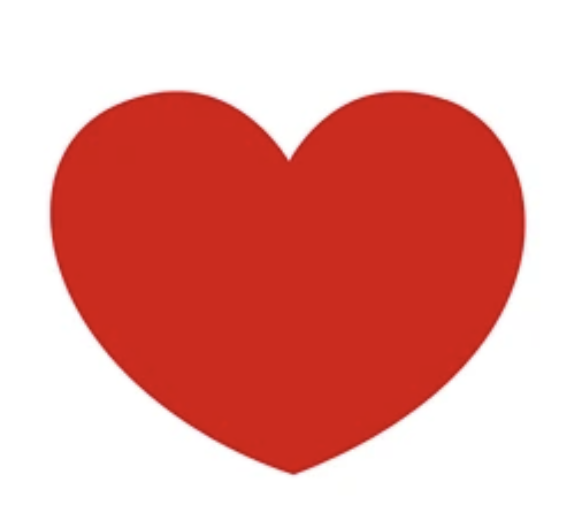
#> input picture heart.png, 576 x 532 px
$ python linalg-code.py
#> lines starting #> are read from the running program, lines starting #| are printed output that depends on the picture; after the words box and inside, x2 and y2 are one past the last pixel; in counts of white or black regions, pixels touching at a corner belong together
import numpy as np
from PIL import Image

def load_and_binarize_image(image_path):
    img = Image.open(image_path).convert("L")
    gray = np.array(img)
    mask = gray < 250
    return gray, mask

def extract_boundary(mask):
    h, w = mask.shape
    boundary = np.zeros_like(mask, dtype=bool)

    for y in range(1, h - 1):
        for x in range(1, w - 1):
            if not mask[y, x]:
                continue

            if (
                not mask[y - 1, x]
                or not mask[y + 1, x]
                or not mask[y, x - 1]
                or not mask[y, x + 1]
            ):
                boundary[y, x] = True

    ys, xs = np.where(boundary)
    y_cartesian = h - 1 - ys
    return np.column_stack((xs.astype(float), y_cartesian.astype(float)))

def fit_circle_least_squares(points: np.ndarray):
    x = points[:, 0]
    y = points[:, 1]

    # M matrix: [x, y, 1]
    M = np.column_stack((x, y, np.ones_like(x)))
    # b vector: -(x^2 + y^2)
    b = -(x**2 + y**2)

    # Calculate coefficients using (M^T * M)^-1 * M^T * b
    M_T = M.T
    M_T_M_inv = np.linalg.inv(M_T @ M)
    coeffs = M_T_M_inv @ M_T @ b

    A, B, C = coeffs

    h = -A / 2
    k = -B / 2
    r = np.sqrt(h**2 + k**2 - C)

    distances = np.sqrt((x - h)**2 + (y - k)**2)
    residuals = distances - r

    sse = np.sum(residuals**2)
    mse = np.mean(residuals**2)
    rmse = np.sqrt(mse)

    return {
        "A": A,
        "B": B,
        "C": C,
        "center": (h, k),
        "radius": r,
        "residuals": residuals,
        "sse": sse,
        "mse": mse,
        "rmse": rmse,
        "relative_rmse": rmse / r
    }

def analyze_image(image_path: str):
    gray, mask = load_and_binarize_image(image_path)
#> in load_and_binarize_image, `img = Image.open(image_path).convert("L")`:
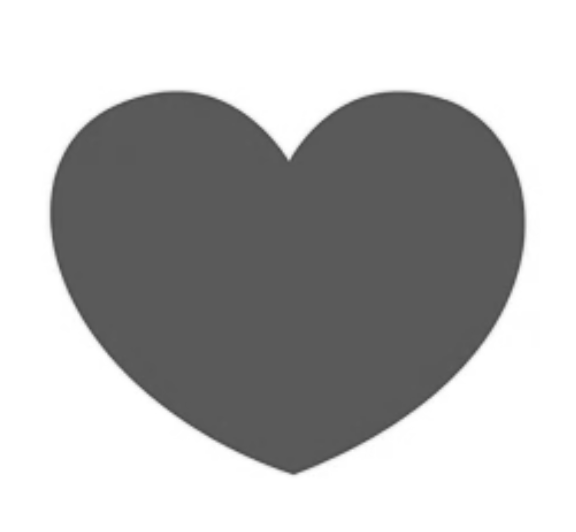
#> img: PIL image 576x532 L; min 72, max 255, mean 181.8
#> in load_and_binarize_image, `mask = gray < 250`:
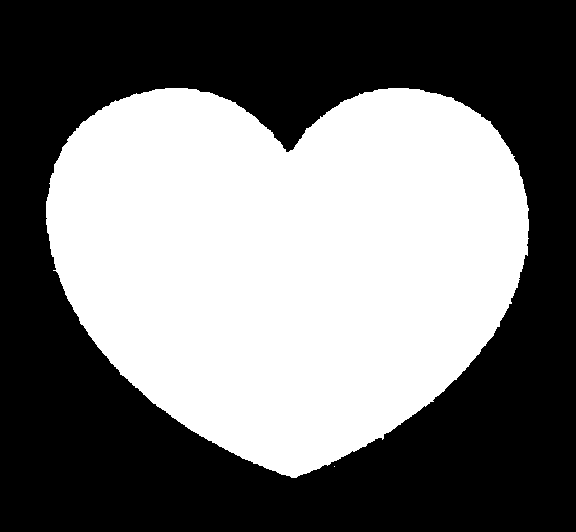
#> mask: shape (532, 576) bool; 45.7% white; 2 white regions (1 under 20 px), largest, box (x1, y1, x2, y2) and area: (46, 88, 529, 478) 140078
    points = extract_boundary(mask)
#> after the loop in extract_boundary, `for y in range(1, h - 1):`:
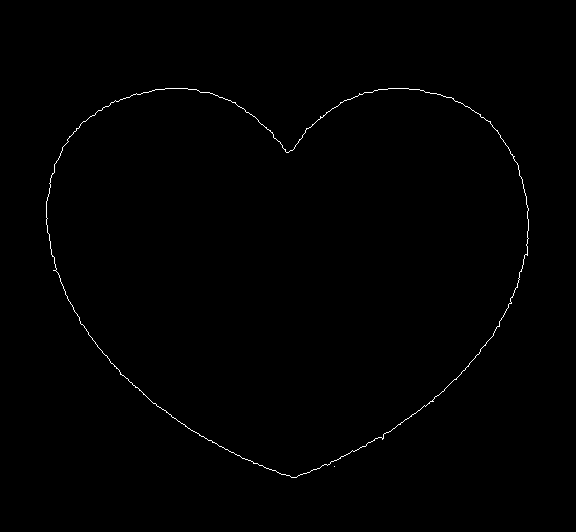
#> boundary: shape (532, 576) bool; 0.44% white in thin lines or dots, all inside (x1, y1, x2, y2) = (46, 88, 529, 478)
#> points = 1349 pairs, first value 46 to 528, second value 54 to 443
    fit = fit_circle_least_squares(points)
#> in fit_circle_least_squares, `x = points[:, 0]`: x = 1349 values, max 528 at index 625, min 46 at index 610, mean 289.2
#> in fit_circle_least_squares, `y = points[:, 1]`: y = 1349 values, max 443 at index 0, min 54 at index 1343, mean 278.8
#> in fit_circle_least_squares, `M = np.column_stack((x, y, np.ones_like(x)))`: M = 1349 rows, first 8: [165, 443, 1], [166, 443, 1], [167, 443, 1], [168, 443, 1], [169, 443, 1], [170, 443, 1], [171, 443, 1], [172, 443, 1]
#> in fit_circle_least_squares, `b = -(x**2 + y**2)`: b = 1349 values, max -38961 at index 1011, min -408200 at index 365, mean -206490
#> in fit_circle_least_squares, `M_T_M_inv = np.linalg.inv(M_T @ M)`: M_T_M_inv = [[2.79e-08, 5.56e-10, -8.21e-06], [5.56e-10, 4.01e-08, -1.13e-05], [-8.21e-06, -1.13e-05, 0.00628]]
#> in fit_circle_least_squares, `coeffs = M_T_M_inv @ M_T @ b`: coeffs = [-575.8, -546.5, 112402.9]
#> in fit_circle_least_squares, `A, B, C = coeffs`: A = -575.8; B = -546.5; C = 112402.9
#> in fit_circle_least_squares, `h = -A / 2`: h = 287.9
#> in fit_circle_least_squares, `k = -B / 2`: k = 273.2
#> in fit_circle_least_squares, `r = np.sqrt(h**2 + k**2 - C)`: r = 212.5
#> in fit_circle_least_squares, `distances = np.sqrt((x - h)**2 + (y - k)**2)`: distances = 1349 values, max 252 at index 535, min 105.8 at index 509, mean 210
#> in fit_circle_least_squares, `residuals = distances - r`: residuals = 1349 values, max 39.52 at index 535, min -106.7 at index 509, mean -2.46
#> in fit_circle_least_squares, `sse = np.sum(residuals**2)`: sse = 1411865.4
#> in fit_circle_least_squares, `mse = np.mean(residuals**2)`: mse = 1046.6
#> in fit_circle_least_squares, `rmse = np.sqrt(mse)`: rmse = 32.35
#> fit = 10 items

    A = fit["A"]
#> A = -575.8
    B = fit["B"]
#> B = -546.5
    C = fit["C"]
#> C = 112402.9
    h, k = fit["center"]
#> h = 287.9; k = 273.2
    r = fit["radius"]
#> r = 212.5

    # rad(MSE) is the Root Mean Squared Error (RMSE)
    relative_error = fit["rmse"] / r
#> relative_error = 0.152

    print(f"A: {A:.4f}")
#| A: -575.8415
    print(f"B: {B:.4f}")
#| B: -546.4729
    print(f"C: {C:.4f}")
#| C: 112402.8797
    print(f"Center (h,k): ({h:.4f}, {k:.4f})")
#| Center (h,k): (287.9208, 273.2365)
    print(f"Radius: {r:.4f}")
#| Radius: 212.4939

    # Standard circle equation: (x - h)^2 + (y - k)^2 = r^2
    print(f"Equation: (x - {h:.4f})^2 + (y - {k:.4f})^2 = {r**2:.4f}")
#| Equation: (x - 287.9208)^2 + (y - 273.2365)^2 = 45153.6615

    print(f"sqrt(MSE) / radius: {relative_error:.4f}")
#| sqrt(MSE) / radius: 0.1522

    # Final Decision
    if relative_error < 0.05:
        print("Final Decision: Pass (Good fit)")
    else:
        print("Final Decision: Fail (Poor fit)")

if __name__ == "__main__":
    analyze_image("heart.png")

$ run again, with circle2.png copied over heart.png
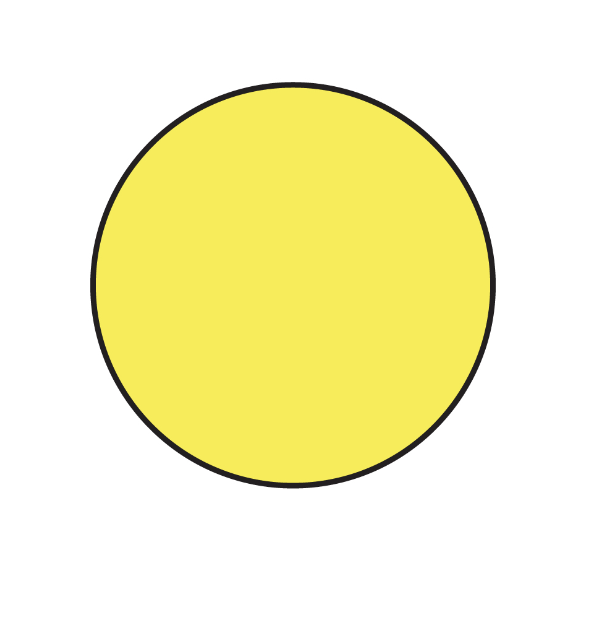
#> input picture circle2.png, 602 x 634 px
#> in load_and_binarize_image, `mask = gray < 250`:
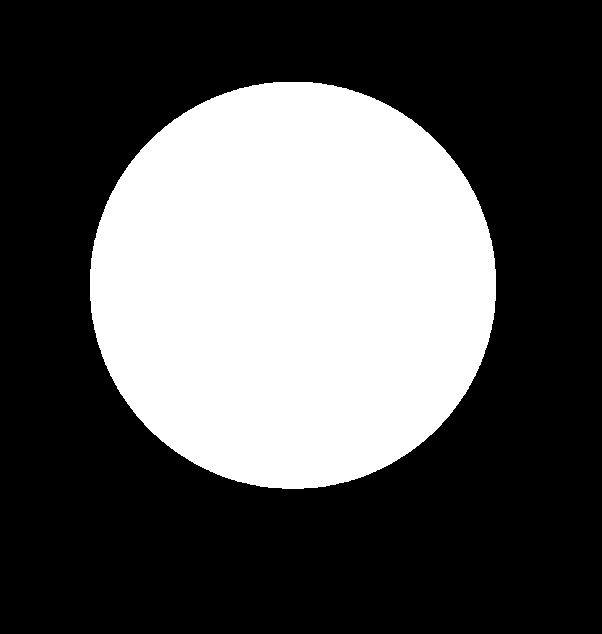
#> mask: shape (634, 602) bool; 34.1% white; 1 white region, box (x1, y1, x2, y2) and area: (90, 82, 496, 489) 130178
#> after the loop in extract_boundary, `for y in range(1, h - 1):`:
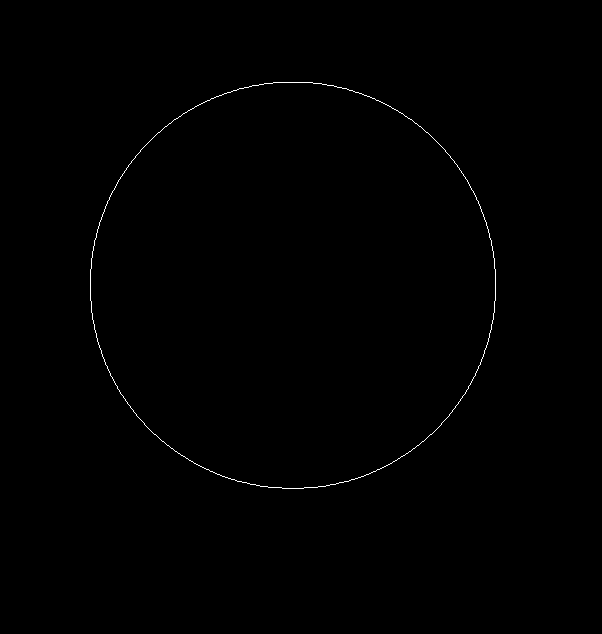
#> boundary: shape (634, 602) bool; 0.3% white in thin lines or dots, all inside (x1, y1, x2, y2) = (90, 82, 496, 489)
#> points = 1150 pairs, first value 90 to 495, second value 145 to 551
#> x = 1150 values, max 495 at index 543, min 90 at index 542, mean 292.5
#> y = 1150 values, max 551 at index 0, min 145 at index 1128, mean 348.1
#> M = 1150 rows, first 8: [273, 551, 1], [274, 551, 1], [275, 551, 1], [276, 551, 1], [277, 551, 1], [278, 551, 1], [279, 551, 1], [280, 551, 1]
#> b = 1150 values, max -63108 at index 888, min -433449 at index 255, mean -247988.1
#> M_T_M_inv = [[4.22e-08, -7.28e-24, -1.23e-05], [-1.75e-23, 4.21e-08, -1.47e-05], [-1.23e-05, -1.47e-05, 0.00958]]
#> coeffs = [-585, -696.4, 165561.7]
#> in fit_circle_least_squares, `A, B, C = coeffs`: A = -585; B = -696.4; C = 165561.7
#> in fit_circle_least_squares, `h = -A / 2`: h = 292.5
#> in fit_circle_least_squares, `k = -B / 2`: k = 348.2
#> in fit_circle_least_squares, `r = np.sqrt(h**2 + k**2 - C)`: r = 203.1
#> distances = 1150 values, max 203.9 at index 98, min 202.2 at index 607, mean 203.1
#> residuals = 1150 values, max 0.823 at index 98, min -0.95 at index 607, mean -0.00028
#> sse = 130.7
#> mse = 0.114
#> rmse = 0.337
#> fit = 10 items
#> in analyze_image, `A = fit["A"]`: A = -585
#> in analyze_image, `B = fit["B"]`: B = -696.4
#> in analyze_image, `C = fit["C"]`: C = 165561.7
#> in analyze_image, `h, k = fit["center"]`: h = 292.5; k = 348.2
#> in analyze_image, `r = fit["radius"]`: r = 203.1
#> relative_error = 0.00166
#| A: -585.0000
#| B: -696.4362
#| C: 165561.6754
#| Center (h,k): (292.5000, 348.2181)
#| Radius: 203.1020
#| Equation: (x - 292.5000)^2 + (y - 348.2181)^2 = 41250.4195
#| sqrt(MSE) / radius: 0.0017

$ run again, with triangle.png copied over heart.png
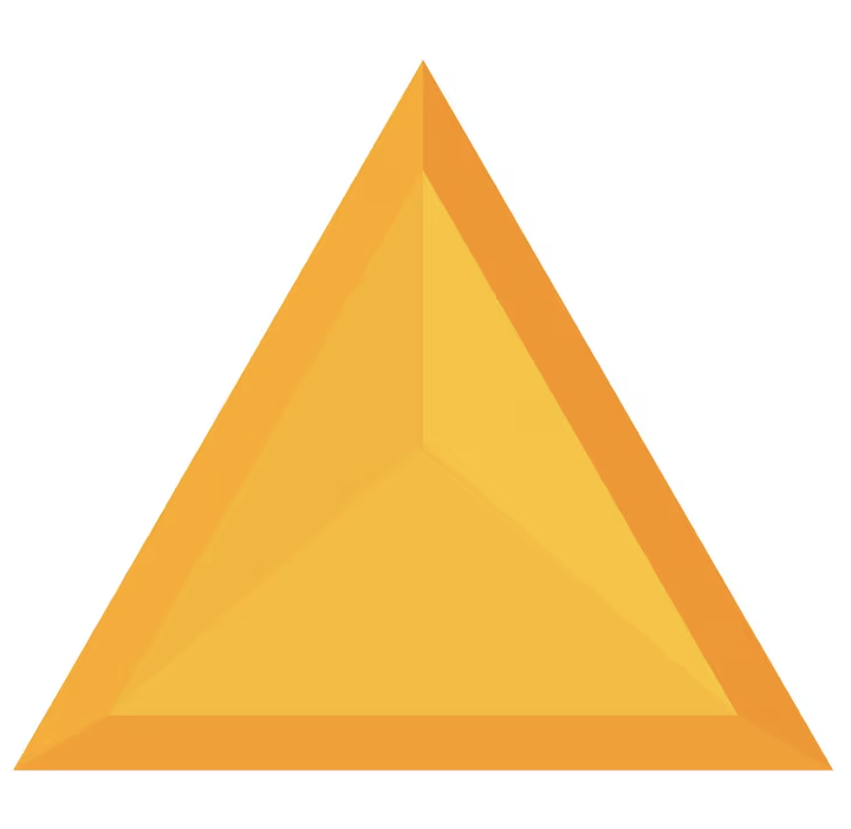
#> input picture triangle.png, 851 x 829 px, shrunk from 1440 x 1402 before the run
#> in load_and_binarize_image, `mask = gray < 250`:
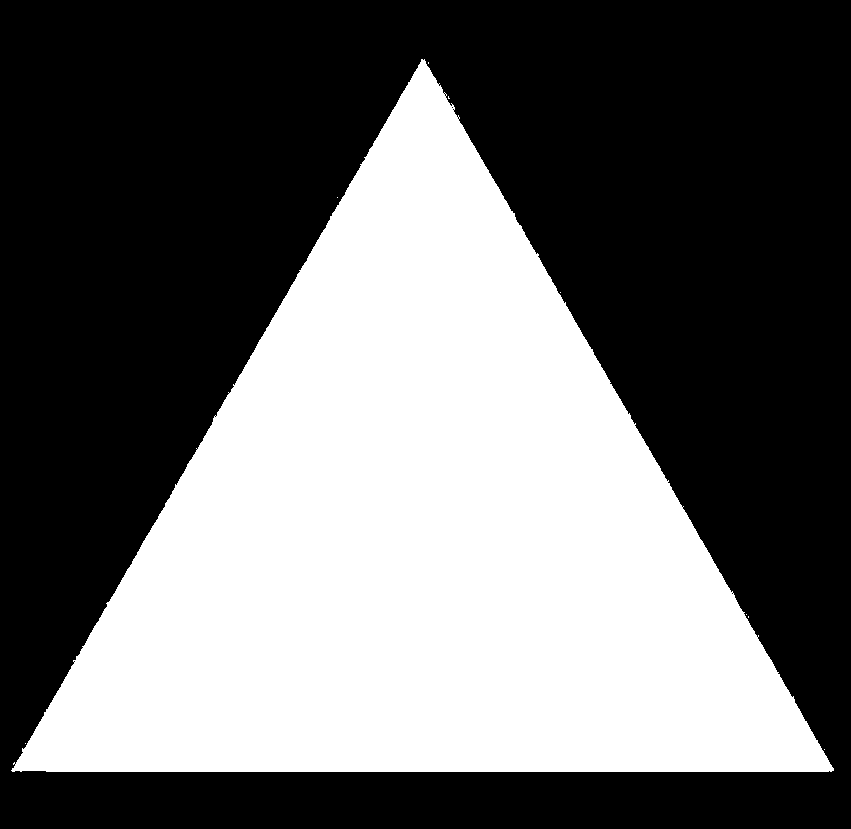
#> mask: shape (829, 851) bool; 41.8% white; 9 white regions (8 under 20 px), largest, box (x1, y1, x2, y2) and area: (11, 59, 834, 772) 294739
#> after the loop in extract_boundary, `for y in range(1, h - 1):`:
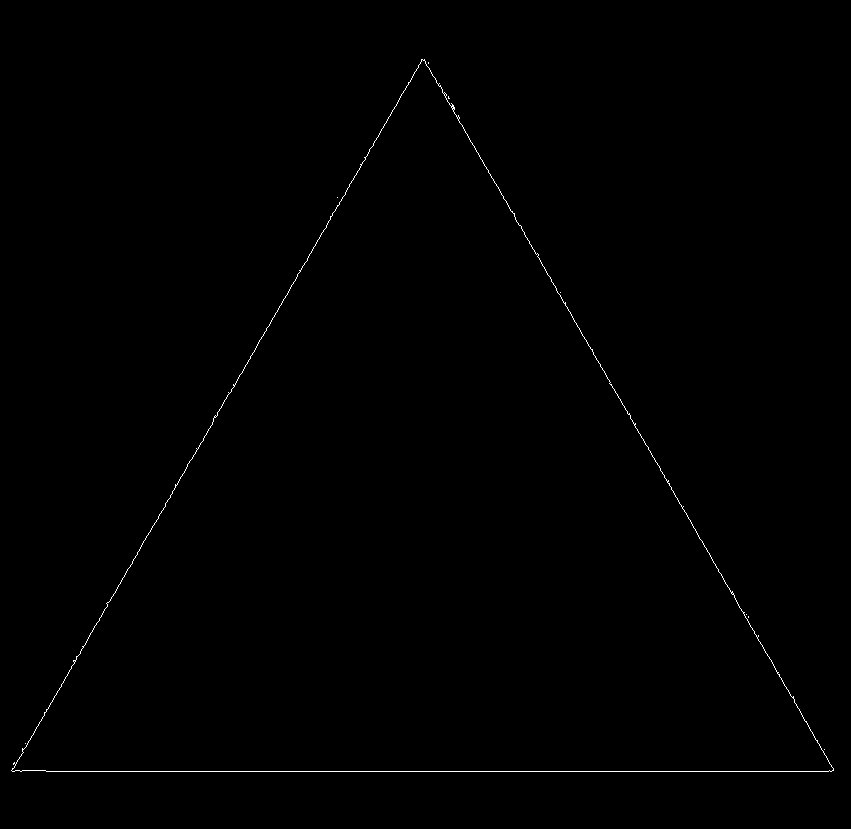
#> boundary: shape (829, 851) bool; 0.33% white in thin lines or dots, all inside (x1, y1, x2, y2) = (11, 59, 834, 772)
#> points = 2342 pairs, first value 11 to 833, second value 57 to 769
#> x = 2342 values, max 833 at index 1516, min 11 at index 1519, mean 422.9
#> y = 2342 values, max 769 at index 0, min 57 at index 1552, mean 290
#> M = 2342 rows, first 8: [421, 769, 1], [422, 769, 1], [424, 769, 1], [421, 768, 1], [423, 768, 1], [424, 768, 1], [421, 767, 1], [425, 767, 1]
#> b = 2342 values, max -3393 at index 1552, min -771137 at index 2, mean -376856.6
#> M_T_M_inv = [[7.58e-09, -5.08e-11, -3.19e-06], [-5.08e-11, 7.42e-09, -2.13e-06], [-3.19e-06, -2.13e-06, 0.00239]]
#> coeffs = [-843, -594.7, 152087.5]
#> in fit_circle_least_squares, `A, B, C = coeffs`: A = -843; B = -594.7; C = 152087.5
#> in fit_circle_least_squares, `h = -A / 2`: h = 421.5
#> in fit_circle_least_squares, `k = -B / 2`: k = 297.3
#> in fit_circle_least_squares, `r = np.sqrt(h**2 + k**2 - C)`: r = 337.6
#> distances = 2342 values, max 476.1 at index 1551, min 234.9 at index 765, mean 329.4
#> residuals = 2342 values, max 138.5 at index 1551, min -102.7 at index 765, mean -8.15
#> sse = 12886875.7
#> mse = 5502.5
#> rmse = 74.18
#> fit = 10 items
#> in analyze_image, `A = fit["A"]`: A = -843
#> in analyze_image, `B = fit["B"]`: B = -594.7
#> in analyze_image, `C = fit["C"]`: C = 152087.5
#> in analyze_image, `h, k = fit["center"]`: h = 421.5; k = 297.3
#> in analyze_image, `r = fit["radius"]`: r = 337.6
#> relative_error = 0.22
#| A: -842.9525
#| B: -594.6563
#| C: 152087.5224
#| Center (h,k): (421.4763, 297.3281)
#| Radius: 337.5777
#| Equation: (x - 421.4763)^2 + (y - 297.3281)^2 = 113958.7300
#| sqrt(MSE) / radius: 0.2197
